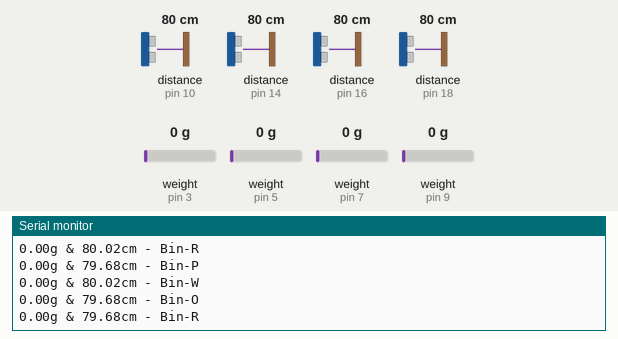
Simulated run of this sketch. Board: Arduino Uno, built with avr-gcc and run on an emulated ATmega328P. Shown: the last lines printed to the serial monitor. Wiring (inferred from the names in the program): 4 × ultrasonic range finder: trigger pin 11, echo pin 10 / trigger pin 15, echo pin 14 / trigger pin 17, echo pin 16 / trigger pin 19, echo pin 18. Inputs (shaded band) come from the test bench; at power-on: distance to the obstacle (sensors on pin 10, pin 14, pin 16, pin 18) 80 cm, weight on the scale (sensors on pin 3, pin 5, pin 7, pin 9) 0 g. The echo pulse lasts 58.3 µs per cm.

Above: at 6.2 s.
6.3 s: distance to the obstacle (sensor on pin 10) set to 2 cm
At 6.57 s:
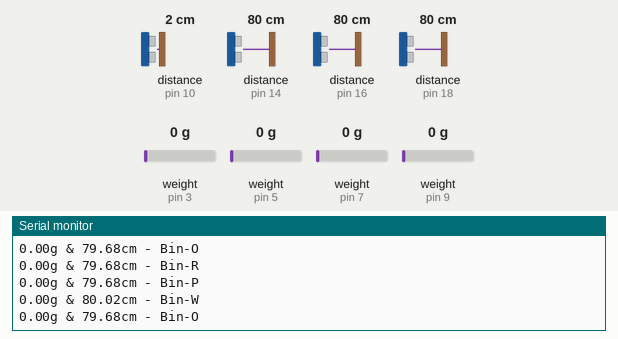
7.8 s: distance to the obstacle (sensor on pin 14) set to 2 cm
At 7.82 s:
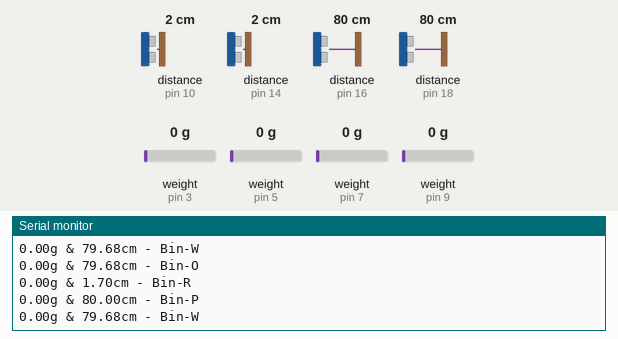
9.3 s: distance to the obstacle (sensor on pin 16) set to 2 cm
At 9.71 s:
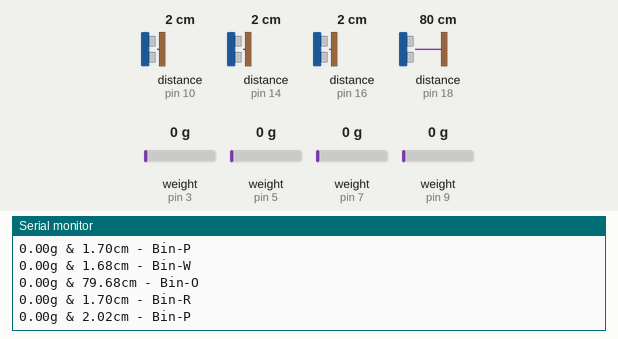
10.8 s: distance to the obstacle (sensor on pin 18) set to 2 cm
At 11.06 s:
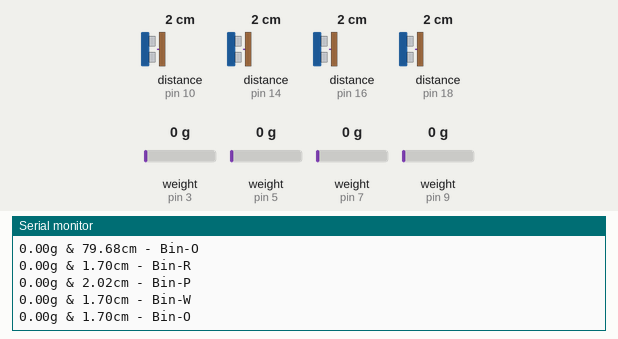
12.3 s: weight on the scale (sensor on pin 3) set to 100 g
At 13.56 s:
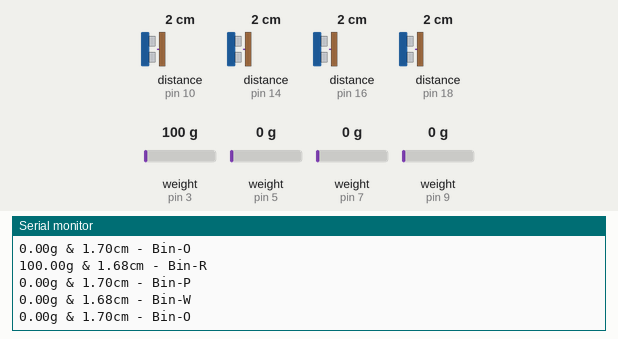
13.8 s: weight on the scale (sensor on pin 5) set to 100 g
At 14.56 s:
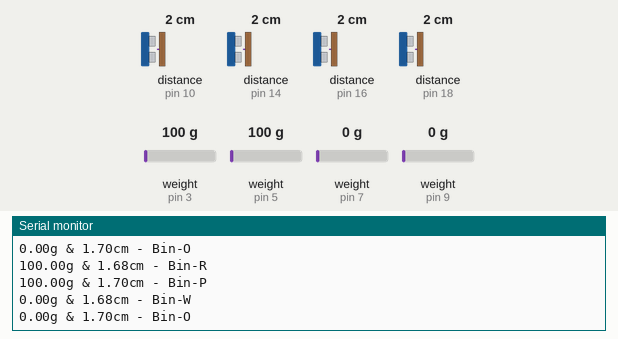
Timing chart, 0 to 16.3 s (numbered marks = the images above; inputs shaded):
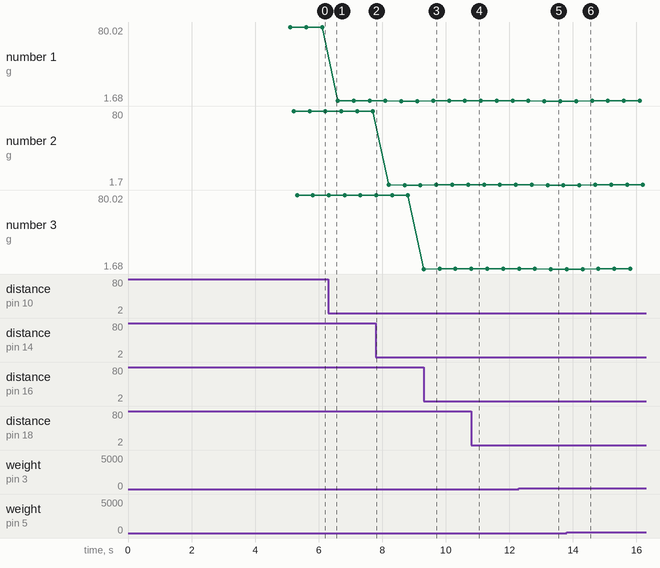

The sketch:

Bin_Sensors.ino
```cpp
#include <avr/io.h>
#include <avr/pgmspace.h>
#include "HX711.h" //This library can be obtained here http://librarymanager/All#Avia_HX711
#include <arduino-timer.h>

#define LOADCELL_R_DOUT_PIN  3
#define LOADCELL_R_SCK_PIN  2

/*adjust names and values*/
#define LOADCELL_P_DOUT_PIN  5
#define LOADCELL_P_SCK_PIN  4

#define LOADCELL_W_DOUT_PIN  7
#define LOADCELL_W_SCK_PIN  6

#define LOADCELL_O_DOUT_PIN  9
#define LOADCELL_O_SCK_PIN  8

/*add the correct values*/
const int trig_O_Pin = 19;
const int echo_O_Pin = 18;

const int trig_W_Pin = 17;
const int echo_W_Pin = 16;

const int trig_P_Pin = 15;
const int echo_P_Pin = 14;

const int trig_R_Pin = 11;
const int echo_R_Pin = 10;

float weight_R = 0.00; //recycling "bin 1"
float height_R = 0.0;

float weight_P = 0.00; //paper "bin 2"
float height_P = 0.0;

float weight_W = 0.00; //waste "bin 3"
float height_W = 0.0;

float weight_O = 0.00; //other "bin 4"
float height_O = 0.0;

char grams[] = "g & ";
char centimeters[] = "cm - ";

char bin_R_ID[] = "Bin-R";
char bin_P_ID[] = "Bin-P";
char bin_W_ID[] = "Bin-W";
char bin_O_ID[] = "Bin-O";

char weight_R_str[10];
char height_R_str[10];

char weight_P_str[10];
char height_P_str[10];

char weight_W_str[10];
char height_W_str[10];

char weight_O_str[10];
char height_O_str[10];

char result[40]; // Ensure this is large enough

int min_str_width_weight = 4;
int min_str_width_height = 2;

int decimal_prec = 2;

//add timer to run every 100ms

HX711 scale_R;
HX711 scale_P;
HX711 scale_W;
HX711 scale_O;

auto sensor_read_timer = timer_create_default();

float calibration_factor = -485;

void setup() {
  // put your setup code here, to run once:
  Serial.begin(9600);


  pinMode(trig_R_Pin, OUTPUT);
  pinMode(echo_R_Pin, INPUT);
  pinMode(trig_P_Pin, OUTPUT);
  pinMode(echo_P_Pin, INPUT);
  pinMode(trig_W_Pin, OUTPUT);
  pinMode(echo_W_Pin, INPUT);
  pinMode(trig_O_Pin, OUTPUT);
  pinMode(echo_O_Pin, INPUT);

  /* Set up timer trigger sensor readings every 500 milliseconds */
  sensor_read_timer.every(500,readSensorData);

  /*Set up weight sensors*/
  scale_R.begin(LOADCELL_R_DOUT_PIN, LOADCELL_R_SCK_PIN);
  scale_R.set_scale();
  scale_R.tare();  //Reset the scale to 0

  scale_P.begin(LOADCELL_P_DOUT_PIN, LOADCELL_P_SCK_PIN);
  scale_P.set_scale();
  scale_P.tare();  //Reset the scale to 0

  scale_W.begin(LOADCELL_W_DOUT_PIN, LOADCELL_W_SCK_PIN);
  scale_W.set_scale();
  scale_W.tare();  //Reset the scale to 0

  scale_O.begin(LOADCELL_O_DOUT_PIN, LOADCELL_O_SCK_PIN);
  scale_O.set_scale();
  scale_O.tare();  //Reset the scale to 0
  long zero_factor = scale_R.read_average(); //Get a baseline reading

}

float scale_R_read(){
  scale_R.set_scale(calibration_factor); //Adjust to this calibration factor

//  if(Serial.available())
//  {
//    char temp = Serial.read();
//    if(temp == '+' || temp == 'a')
//      calibration_factor += 10;
//    else if(temp == '-' || temp == 'z')
//      calibration_factor -= 10;
//  }
  float weight = scale_R.get_units();
  return weight;
}

float scale_P_read(){
  scale_P.set_scale(calibration_factor); //Adjust to this calibration factor

  float weight = scale_P.get_units();
  return weight;
}
float scale_W_read(){
  scale_W.set_scale(calibration_factor); //Adjust to this calibration factor

  float weight = scale_W.get_units();
  return weight;
}
float scale_O_read(){
  scale_O.set_scale(calibration_factor); //Adjust to this calibration factor


  float weight = scale_O.get_units();
  return weight;
}

float getDistance(const int trigPin,const int echoPin){

  float dur;
  float dist;
  digitalWrite(trigPin, LOW);
  delayMicroseconds(2);
  digitalWrite(trigPin, HIGH);
  delayMicroseconds(10);
  digitalWrite(trigPin, LOW);

  dur = pulseIn(echoPin, HIGH);
  dist = (dur*.0343)/2;

  return dist;
}

void readSensorData(){

  /* Bin R */
  /* weight sensor reading & ultrasonic reading*/
  weight_R = scale_R_read();
  height_R = getDistance(trig_R_Pin,echo_R_Pin);

  /* float to char arr conversion*/
  //params: dtostrf(input float, min width result string, num digits after decimal, output str)
  dtostrf(weight_R, min_str_width_weight, decimal_prec, weight_R_str);
  dtostrf(height_R, min_str_width_height, decimal_prec, height_R_str);

  /* str concatentation & Serial send*/
  sprintf(result, "%s%s%s%s%s", weight_R_str, grams, height_R_str, centimeters, bin_R_ID);
  Serial.println(result);


  /* Bin P */
  weight_P = scale_P_read();
  height_P = getDistance(trig_P_Pin,echo_P_Pin);

  dtostrf(weight_P, min_str_width_weight, decimal_prec, weight_P_str);
  dtostrf(height_P, min_str_width_height, decimal_prec, height_P_str);

  sprintf(result, "%s%s%s%s%s", weight_P_str, grams, height_P_str, centimeters, bin_P_ID);
  Serial.println(result);


  /* Bin W */
  weight_W = scale_W_read();
  height_W = getDistance(trig_W_Pin,echo_W_Pin);

  dtostrf(weight_W, min_str_width_weight, decimal_prec, weight_W_str);
  dtostrf(height_W, min_str_width_height, decimal_prec, height_W_str);

  sprintf(result, "%s%s%s%s%s", weight_W_str, grams, height_W_str, centimeters, bin_W_ID);
  Serial.println(result);


  /* Bin O */
  weight_O = scale_O_read();
  height_O = getDistance(trig_O_Pin,echo_O_Pin);

  dtostrf(weight_O, min_str_width_weight, decimal_prec, weight_O_str);
  dtostrf(height_O, min_str_width_height, decimal_prec, height_O_str);

  sprintf(result, "%s%s%s%s%s", weight_O_str, grams, height_O_str, centimeters, bin_O_ID);
  Serial.println(result);
}


void loop() {

  //run timer
  sensor_read_timer.tick();

}
```

Measured:
- after the input at 9.3 s, the serial monitor: prints a new line at once (image 3)
- after the input at 10.8 s, the serial monitor: prints a new line after 0.11 s (image 4)
- after the input at 12.3 s, the serial monitor: prints a new line after 0.30 s (image 5)
- after the input at 13.8 s, the serial monitor: prints a new line after 0.40 s (image 6)
- plotted number 1: 79.68 → 1.7 after the input at 6.3 s, 1.7 → 1.68 after the input at 7.8 s
- plotted number 2: 79.68 → 80 after the input at 6.3 s
